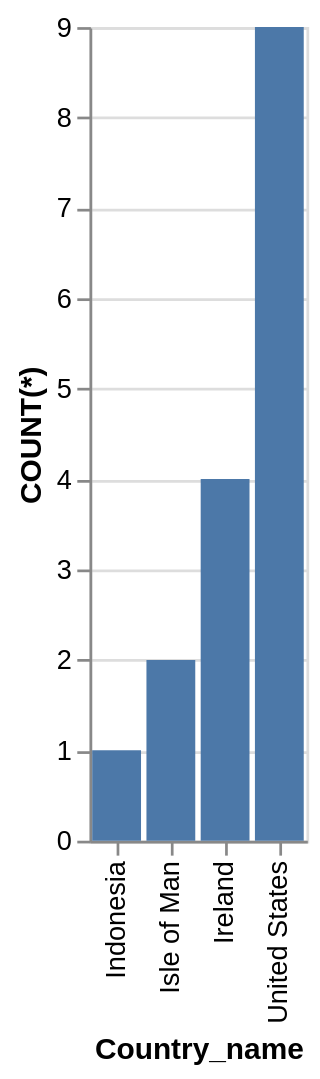

Write the Vega-Lite specification saved for this chart.
### Vega-Lite specification from a JSON file in a GitHub repository (floating-point values rounded to 4 significant figures)
{"data": {"values": [{"x_data": "Indonesia", "y_data": 1}, {"x_data": "Isle of Man", "y_data": 2}, {"x_data": "Ireland", "y_data": 4}, {"x_data": "United States", "y_data": 9}]}, "mark": "bar", "encoding": {"x": {"field": "x_data", "type": "nominal", "title": "Country_name", "sort": {"op": "sum", "field": "y_data", "order": "ascending"}}, "y": {"field": "y_data", "type": "quantitative", "title": "COUNT(*)"}}}
